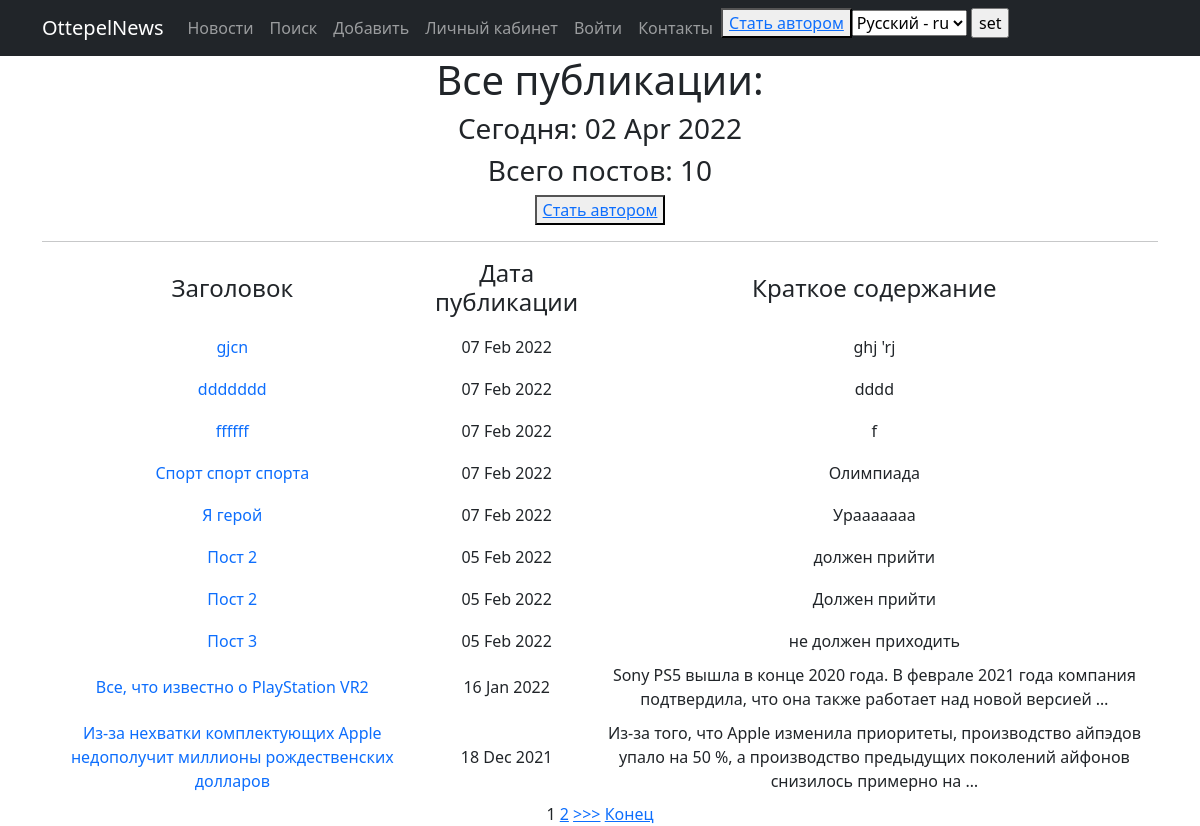
Before: /news/ with the older database file.
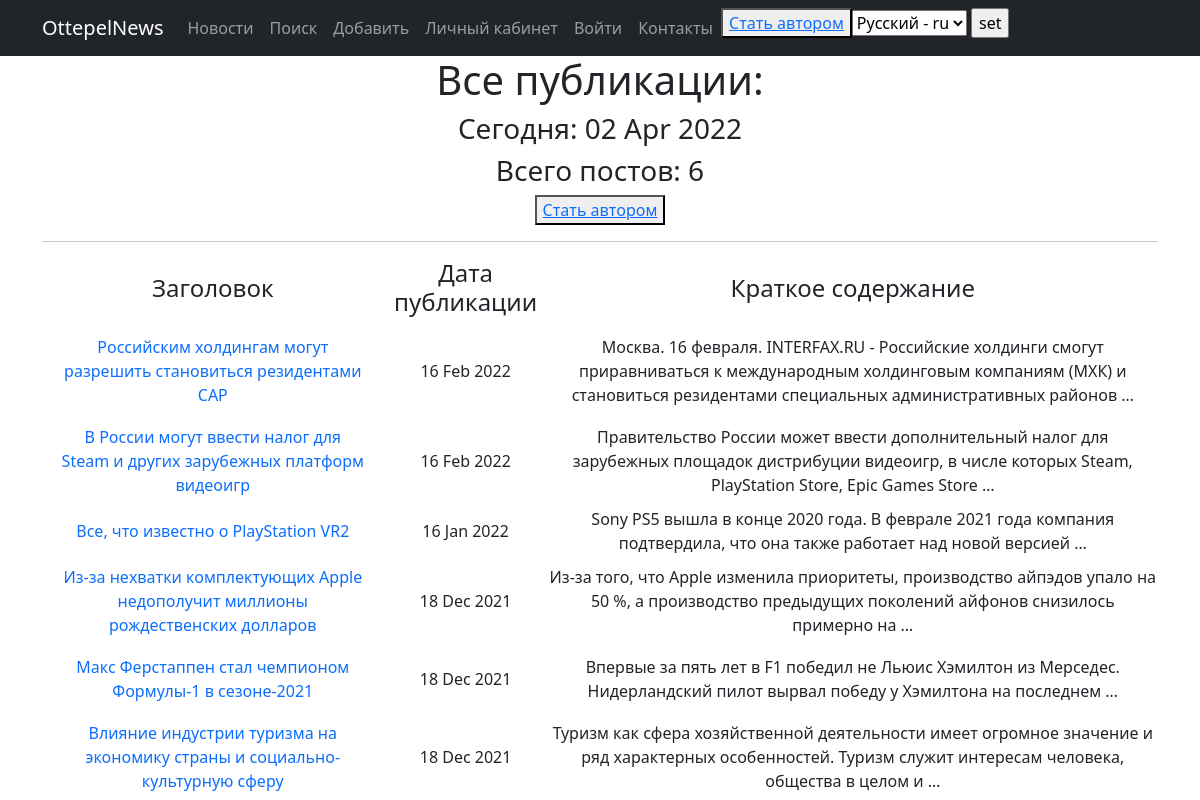
After: the same page with the newer database file.
### news/models.py (models this page shows, shortened)
class Post(models.Model):
    article = 'AR'
    news = 'NW'
    CHOISE_CATEGORY = [
        (article, 'Статья' ),
        (news, 'Новость')
    ]
    author = models.ForeignKey(Author, on_delete = models.CASCADE, verbose_name = "Автор")
    type_category = models.CharField(max_length=2, choices= CHOISE_CATEGORY, default = news, verbose_name = "Категория")
    data_create = models.DateTimeField(auto_now_add=True, verbose_name = "Дата создания")
    post_category = models.ManyToManyField(Category, through= 'PostCategory')
    heading = models.CharField(max_length = 128, verbose_name = "Заголовок")
    text = models.TextField(verbose_name = "Содержание")
    rating = models.SmallIntegerField(default=0)

### news/views.py (the view)
# urls.py: path('',NewsList.as_view()),
class NewsList(ListView):
    model = Post  # указываем модель, объекты которой мы будем выводить
    template_name = 'news.html'  # указываем имя шаблона, в котором будет лежать HTML, в котором будут все инструкции о том, как именно пользователю должны вывестись наши объекты
    context_object_name = 'news'  # это имя списка, в котором будут лежать все объекты, его надо указать, чтобы обратиться к самому списку объектов через HTML-шаблон
    queryset = Post.objects.order_by('-data_create')
    paginate_by = 10
    def get_context_data(self, **kwargs):  #забираем отфильтрованные объекты переопределяя метод get_context_data у наследуемого класса (привет, полиморфизм, мы скучали!!!)
        context = super().get_context_data(**kwargs)
        context['time_now'] = datetime.utcnow()  # добавим переменную текущей даты time_now
        context['is_not_authors'] = not self.request.user.groups.filter(name='authors').exists()
        return context

### news/templatetags/custom_filters.py (called while the page is built)
@register.filter(name='censor')
def censor(value):
    censor_word = [
        'бля', 'блядь', 'гандон', 'дрочить', 'хуй', 'хуйло', 'шлюха', 'прошмандовка', 'шлюх',
        'пизда', 'еблан', 'манда', 'целка', 'ебать', 'пиздец', 'ебушки-воробушки', 'срать'
    ]
    censor_new = []
    for i in censor_word:
        slovo = censor_new.append(i[0]+'*'*(len(i)-2)+i[-1])
        value = value.replace(i, str(slovo))
    return value

### templates/news.html (shortened to what this page needs)
{% extends 'flatpages/default.html' %}
{% load i18n %}
{% load custom_filters %}
{% block content %}
<h1>Все публикации:</h1>
    <h3>Сегодня: {{ time_now|date:'d M Y' }}</h3>
    <h3>Всего постов: {{ news|length }} </h3>
    {% if is_not_authors %}
    <button> <a href="/sign/upgrade/">  Стать автором </a> </button>
    {% endif %}
    {% if news %}
        <table>
            <tr>
                <td>
                    <h4>Заголовок</h4>
                </td>
                <td>
                    <h4>Дата публикации</h4>
                </td>
                <td>
                    <h4>Краткое содержание</h4>
                </td>
            </tr>
            <hr>
            {% for news_one in news %}
                <tr>
                    <td>
                        <a class="nav-link" href="http://127.0.0.1:8000/news/{{ news_one.id }}">{{ news_one.heading |censor}}</a>
                    </td>
                    <td>
                        {{ news_one.data_create|date:'d M Y' }}
                    </td>
                    <td>
                        {{ news_one.text|truncatewords:20 |censor }}
                    </td>
                </tr>
            {% endfor %}
        </table>
    {% endif %}
{% if is_paginated  %}
    {% for num in page_obj.paginator.page_range %}
        {% if page_obj.number == num %}
            <a>{{ num }}</a>
        {% elif num > page_obj.number|add:'-3' and num < page_obj.number|add:'3' %}
            <a href="?page={{ num }}">{{ num }}</a>
        {% endif %}
    {% endfor %}
    {% if page_obj.has_next %}
        <a href="?page={{ page_obj.next_page_number }}">>>></a>
        <a href="?page={{ page_obj.paginator.num_pages }}">Конец</a>
    {% endif %}
{% endif %}
{% endblock content %}

Changed rows visible on the page:
removed Post: heading|censor "gjcn", data_create "07 Feb 2022", text|censor "ghj 'rj"
removed Post: heading|censor "ddddddd", data_create "07 Feb 2022", text|censor "dddd"
removed Post: heading|censor "ffffff", data_create "07 Feb 2022", text|censor "f"
removed Post: heading|censor "Спорт спорт спорта", data_create "07 Feb 2022", text|censor "Олимпиада"
removed Post: heading|censor "Я герой", data_create "07 Feb 2022", text|censor "Урааааааа"
removed Post: heading|censor "Пост 2", data_create "05 Feb 2022", text|censor "должен прийти"
removed Post: heading|censor "Пост 2", data_create "05 Feb 2022", text|censor "Должен прийти"
removed Post: heading|censor "Пост 3", data_create "05 Feb 2022", text|censor "не должен приходить"
added Post: heading|censor "Российским холдингам могут разрешить становиться резидентами САР", data_create "16 Feb 2022", text|censor "Москва. 16 февраля. INTERFAX.RU - Российские холдинги смогут приравниваться к международным холдинговым компаниям (МХК) и становиться резидентами специальных административных районов …"
added Post: heading|censor "В России могут ввести налог для Steam и других зарубежных платформ видеоигр", data_create "16 Feb 2022", text|censor "Правительство России может ввести дополнительный налог для зарубежных площадок дистрибуции видеоигр, в числе которых Steam, PlayStation Store, Epic Games Store …"
now on this page (row unchanged): Post: heading|censor "Макс Ферстаппен стал чемпионом Формулы-1 в сезоне-2021", data_create "18 Dec 2021", text|censor "Впервые за пять лет в F1 победил не Льюис Хэмилтон из Мерседес. Нидерландский пилот вырвал победу у Хэмилтона на последнем …"
now on this page (row unchanged): Post: heading|censor "Влияние индустрии туризма на экономику страны и социально-культурную сферу", data_create "18 Dec 2021", text|censor "Туризм как сфера хозяйственной деятельности имеет огромное значение и ряд характерных особенностей. Туризм служит интересам человека, общества в целом и …"
Other visible differences:
{{ news|length }}: "10" → "6"
list line gone: "1"
list line gone: "2"
text no longer shown: ">>> Конец"
